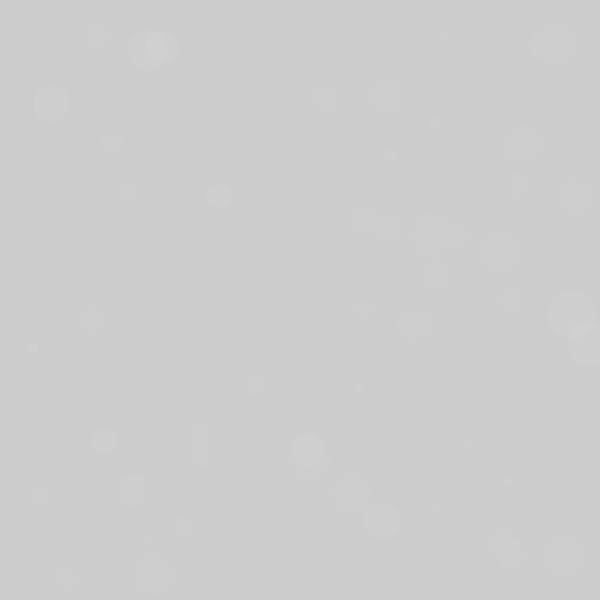
Frame 1 (no input)
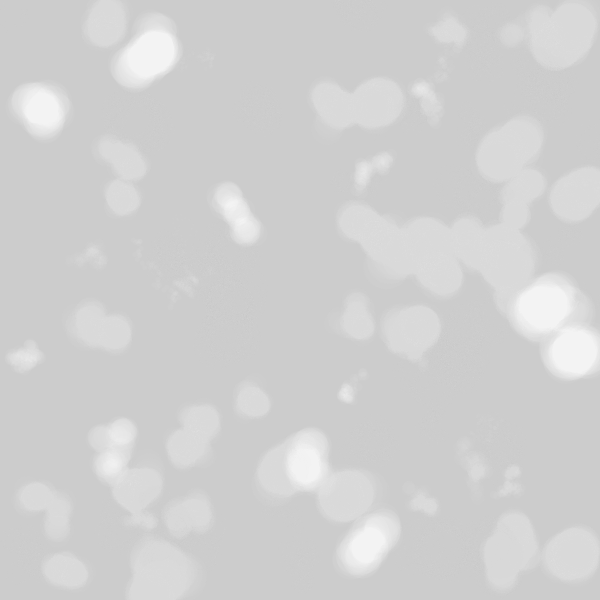
Frame 60 (the mouse pressed at the canvas centre just before this capture)
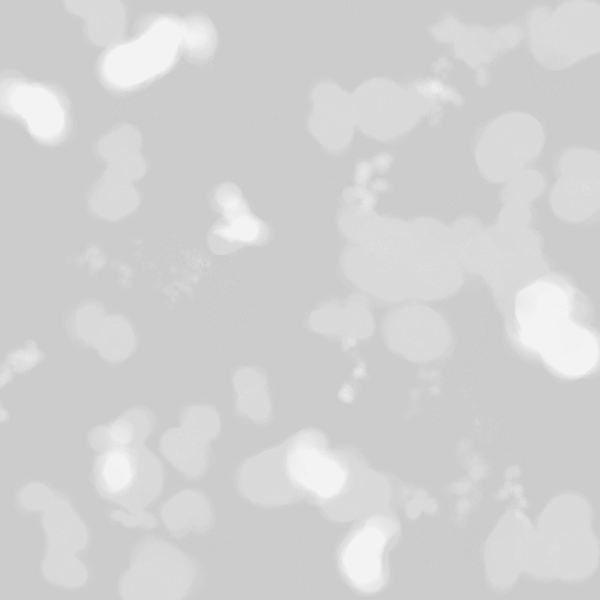
Frame 120 (the mouse held since frame 60 and released just before this capture)

The Processing sketch that drew these frames (run headless with seeded random() and noise(); from frame 60 on, the mouse is pressed at the canvas centre):

// Processing sketch: foggy_circles
// ── foggy_circles.pde
Ball pip; // object of type all exists and is called
Ball pep;

//array of many
Ball[] circles = new Ball[100];

void setup (){
  size(600, 600);
  pip = new Ball(); // initialize the object
  pep = new Ball();
  for(int i=0; i < circles.length; i++){
    circles[i] = new Ball();
  }
}

void draw(){
  //background(255);
  //fill(pip.c);
  //ellipse(pip.x, pip.y, pip.sz, pip.sz);
  pip.update();
  pip.display();
  
  //fill(pep.c);
  //ellipse(pep.x, pep.y, pep.sz, pep.sz);
  pep.update();
  pep.display();
  for(int i=0; i < circles.length; i++){
    circles[i].update();
    circles[i].display();
  }
}

void keyPressed(){
 pip.reset();
 pep.reset(); 
 
   for(int i=0; i < circles.length; i++){
    circles[i].reset();
  }
  
}

//class Ball
//properties: x and y position, color, size
//functions: display, move it

class Ball{
 //PVector pos = new PVector(0,0);
  
 float x;
 float y;
 color c;
 float sz; 
 
 // constructor
 Ball(){
   reset(); // call reset to set random values
}

//reset my properties
void reset(){
   x= random(width);
   y= random(height);
   c = color(random(200,255));
   sz = random(1,50);
   noStroke();
  
}

//draw our ellipse, function to draw our Ball
void display(){
  fill(c, 10);
  ellipse(x,y,sz,sz);
}

void update(){
  x += random(-5,5);
  y += random(-5,5);
}



}

// could add speed, velocity, friction, change update function so they change in a different way
